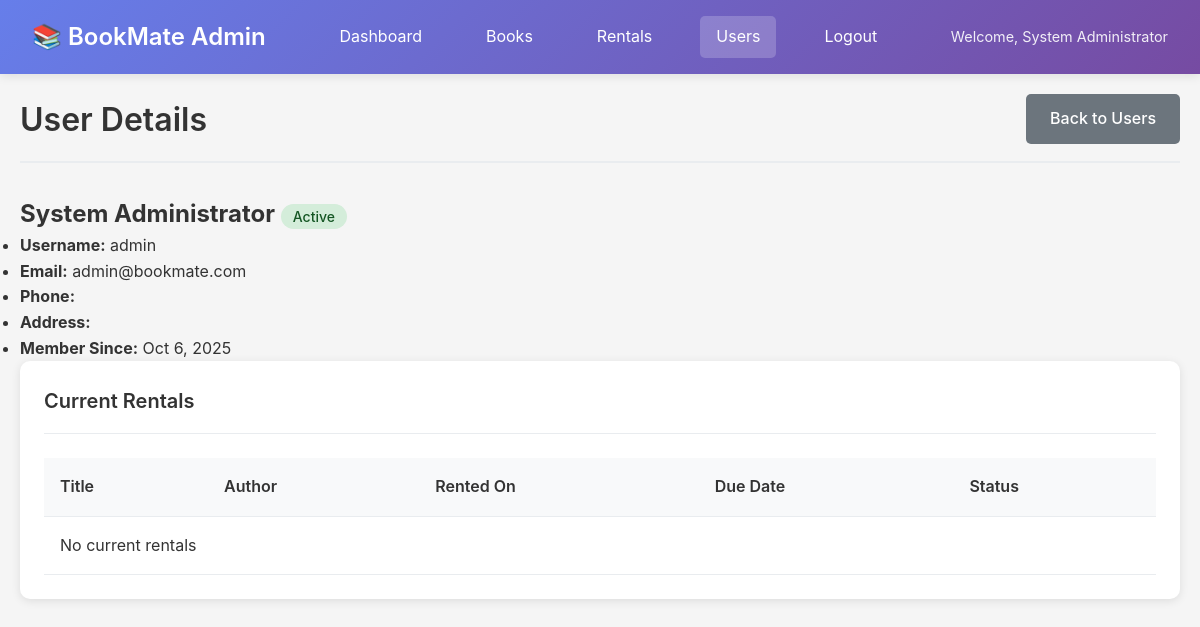
The app's page /user_details.php?id=1 (signed in) with its own data.
### tables this page shows
CREATE TABLE users (
    user_id INT AUTO_INCREMENT PRIMARY KEY,
    username VARCHAR(50) UNIQUE NOT NULL,
    email VARCHAR(100) UNIQUE NOT NULL,
    password VARCHAR(255) NOT NULL,
    full_name VARCHAR(100) NOT NULL,
    user_type ENUM('admin', 'customer') DEFAULT 'customer',
    phone VARCHAR(20),
    address TEXT,
    created_date TIMESTAMP DEFAULT CURRENT_TIMESTAMP,
    status ENUM('active', 'inactive') DEFAULT 'active'
);

### models/User.php (called while the page is built, shortened)
<?php
require_once 'config/database.php';
class User {
    private $conn;
    private $table_name = "users";
    public function __construct() {
        $database = new Database();
        $this->conn = $database->getConnection();
    }
    public function getUserById($id) {
        $query = "SELECT * FROM " . $this->table_name . " WHERE user_id = :user_id";
        $stmt = $this->conn->prepare($query);
        $stmt->bindParam(':user_id', $id);
        $stmt->execute();
        return $stmt->fetch(PDO::FETCH_ASSOC);
    }
}
?>

### config/database.php (called while the page is built, shortened)
<?php
class Database {
    private $host = "localhost";
    private $port = "3306";
    private $db_name = "bookmate";
    private $username = "root";
    private $password = "";
    public function getConnection() {
        $this->conn = null;
        try {
            $dsn = "mysql:host=" . $this->host . ";port=" . $this->port . ";dbname=" . $this->db_name . ";charset=utf8mb4";
            $this->conn = new PDO($dsn, $this->username, $this->password);
            $this->conn->setAttribute(PDO::ATTR_ERRMODE, PDO::ERRMODE_EXCEPTION);
        } catch(PDOException $exception) {
            echo "Connection error: " . $exception->getMessage();
            die();
        }
        return $this->conn;
    }
}
?>

### includes/functions.php (called while the page is built, shortened)
<?php
function formatDate($date) {
    return date('M j, Y', strtotime($date));
}
?>

### user_details.php (the view, shortened to what this page needs)
<?php
require_once 'includes/functions.php';
require_once 'models/User.php';
$user_id = intval($_GET['id']);
$user_model = new User();
$user = $user_model->getUserById($user_id);
?>
<!DOCTYPE html>
<html lang="en">
<head>
    <link rel="stylesheet" href="css/style.css">
</head>
<body>
    <nav class="navbar">
        <div class="nav-brand">
            <a href="admin_dashboard.php" style="text-decoration: none; color: inherit;">
                <h2>📚 BookMate Admin</h2>
            </a>
        </div>
        <div class="nav-menu">
            <a href="admin_dashboard.php" class="nav-link">Dashboard</a>
            <a href="manage_books.php" class="nav-link">Books</a>
            <a href="manage_rentals.php" class="nav-link">Rentals</a>
            <a href="manage_users.php" class="nav-link active">Users</a>
            <a href="logout.php" class="nav-link">Logout</a>
        </div>
        <div class="nav-user">Welcome, <?php echo htmlspecialchars($_SESSION['full_name']); ?></div>
    </nav>
    <div class="container">
        <div class="page-header">
            <h1>User Details</h1>
            <a href="manage_users.php" class="btn btn-secondary">Back to Users</a>
        </div>
        <div class="user-info-card">
            <h2><?php echo htmlspecialchars($user['full_name']); ?> <span class="status-badge <?php echo $user['status'] == 'active' ? 'status-active' : 'status-overdue'; ?>"><?php echo ucfirst($user['status']); ?></span></h2>
            <ul>
                <li><strong>Username:</strong> <?php echo htmlspecialchars($user['username']); ?></li>
                <li><strong>Email:</strong> <?php echo htmlspecialchars($user['email']); ?></li>
                <li><strong>Phone:</strong> <?php echo htmlspecialchars($user['phone']); ?></li>
                <li><strong>Address:</strong> <?php echo htmlspecialchars($user['address']); ?></li>
                <li><strong>Member Since:</strong> <?php echo formatDate($user['created_date']); ?></li>
            </ul>
        </div>
        <div class="section">
            <div class="section-header"><h2>Current Rentals</h2></div>
            <div class="table-container">
                <table class="table">
                    <thead>
                        <tr>
                            <th>Title</th>
                            <th>Author</th>
                            <th>Rented On</th>
                            <th>Due Date</th>
                            <th>Status</th>
                        </tr>
                    </thead>
                    <tbody>
                        <?php
                        $has_rentals = false;
                        ?>
                        <?php if (!$has_rentals): ?>
                        <tr>
                            <td colspan="5" class="text-center">No current rentals</td>
                        </tr>
                        <?php endif; ?>
                    </tbody>
                </table>
            </div>
        </div>
    </div>
</body>
</html>

### css/style.css (style rules this page uses)
* { margin: 0; padding: 0; box-sizing: border-box; }
body { font-family: -apple-system, BlinkMacSystemFont, 'Segoe UI', Roboto, Oxygen, Ubuntu, Cantarell, sans-serif; line-height: 1.6; color: #333; background-color: #f5f5f5; }
.container { max-width: 1200px; margin: 0 auto; padding: 20px; }
.navbar { background: linear-gradient(135deg, #667eea 0%, #764ba2 100%); color: white; padding: 1rem 2rem; display: flex; justify-content: space-between; align-items: center; box-shadow: 0 2px 10px rgba(0,0,0,0.1); }
.nav-brand h2 { margin: 0; font-size: 1.5rem; font-weight: 600; }
.nav-menu { display: flex; gap: 2rem; }
.nav-link { color: white; text-decoration: none; padding: 0.5rem 1rem; border-radius: 5px; transition: background-color 0.3s; }
.nav-link:hover, .nav-link.active { background-color: rgba(255,255,255,0.2); }
.nav-user { font-size: 0.9rem; opacity: 0.9; }
.btn { display: inline-block; padding: 0.75rem 1.5rem; border: none; border-radius: 5px; font-size: 1rem; text-decoration: none; text-align: center; cursor: pointer; transition: all 0.3s; font-weight: 500; }
.btn-secondary { background-color: #6c757d; color: white; }
.page-header { display: flex; justify-content: space-between; align-items: center; margin-bottom: 2rem; padding-bottom: 1rem; border-bottom: 2px solid #e9ecef; }
.page-header h1 { color: #333; font-size: 2rem; font-weight: 600; }
.section { background: white; border-radius: 10px; padding: 1.5rem; box-shadow: 0 2px 10px rgba(0,0,0,0.1); }
.section-header { display: flex; justify-content: space-between; align-items: center; margin-bottom: 1.5rem; padding-bottom: 1rem; border-bottom: 1px solid #e9ecef; }
.section-header h2 { color: #333; font-size: 1.25rem; font-weight: 600; margin: 0; }
.table-container { overflow-x: auto; }
.table { width: 100%; border-collapse: collapse; background: white; }
.table th, .table td { padding: 1rem; text-align: left; border-bottom: 1px solid #e9ecef; }
.table th { background-color: #f8f9fa; font-weight: 600; color: #333; }
.text-center { text-align: center; }
.status-badge { padding: 0.25rem 0.75rem; border-radius: 15px; font-size: 0.875rem; font-weight: 500; }
.status-active { background-color: #d4edda; color: #155724; }

### records on screen
users: full_name "System Administrator", status "Active", username "admin", email "admin@bookmate.com", created_date "Oct 6, 2025"

### other values on screen
$_SESSION['full_name'] "System Administrator"
